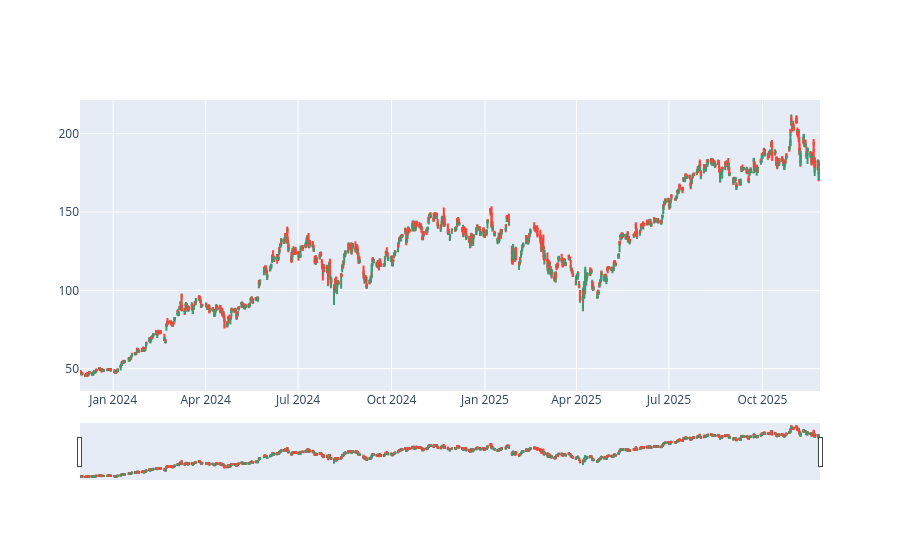

Notebook source saved alongside this figure:
### Code cell
df = pd.read_csv(r"")
df.set_index("timestamp", inplace=True)
df.index = pd.to_datetime(df.index)
print(df.head())
print(df.info())
print(df.describe())
fig = go.Figure(go.Candlestick(
    x=df.index,
    open=df["open"],
    high=df["high"],
    low=df["low"],
    close=df["close"],
    name="NVDA"
))
fig.show()

### Figure 1 — Plotly figure (JSON) as saved in the notebook; plotly's stock layout.template omitted (floating-point values rounded to 4 significant figures; data arrays with more than 128 entries replaced by an {"elided": "..."} marker saying what was removed)
{"data": [{"close": {"elided": "3491 float values"}, "high": {"elided": "3491 float values"}, "low": {"elided": "3491 float values"}, "name": "NVDA", "open": {"elided": "3491 float values"}, "type": "candlestick", "x": {"elided": "3491 str values"}}], "layout": {}}
